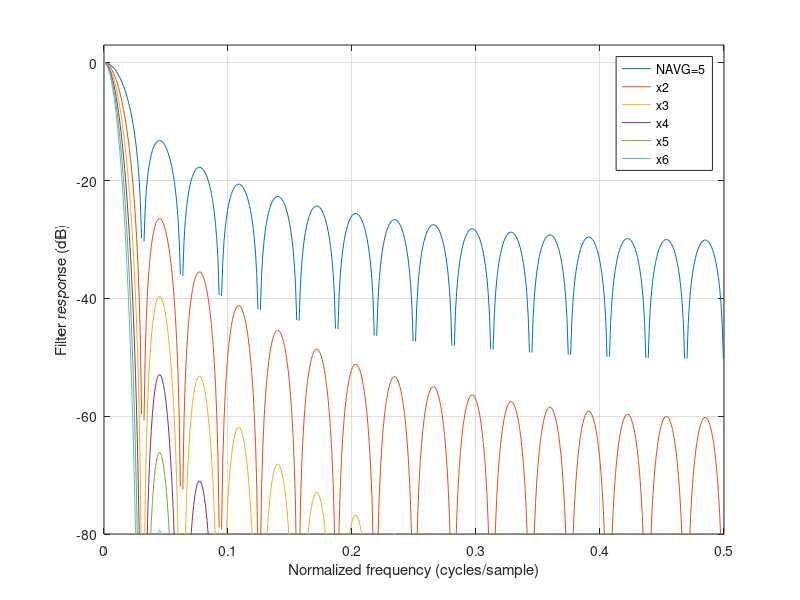

This chart was generated by the following MATLAB code: (Note: this script raises an error after producing the figure.)
%%%%%%%%%%%%%%%%%%%%%%%%%%%%%%%%%%%%%%%%%%%%%%%%%%%%%%%%%%%%%%%%%%%%%%%%%%%%%%%%
%%
%% Filename: 	boxcar.m
%%
%% Project:	DSP Filtering Example Project
%%
%% Purpose:	
%%
%% Creator:	Dan Gisselquist, Ph.D.
%%		Gisselquist Technology, LLC
%%
%%%%%%%%%%%%%%%%%%%%%%%%%%%%%%%%%%%%%%%%%%%%%%%%%%%%%%%%%%%%%%%%%%%%%%%%%%%%%%%%
%%
%% Copyright (C) 2017-2019, Gisselquist Technology, LLC
%%
%% This file is part of the DSP filtering set of designs.
%%
%% The DSP filtering designs are free RTL designs: you can redistribute them
%% and/or modify any of them under the terms of the GNU Lesser General Public
%% License as published by the Free Software Foundation, either version 3 of
%% the License, or (at your option) any later version.
%%
%% The DSP filtering designs are distributed in the hope that they will be
%% useful, but WITHOUT ANY WARRANTY; without even the implied warranty of
%% MERCHANTIBILITY or FITNESS FOR A PARTICULAR PURPOSE.  See the GNU Lesser
%% General Public License for more details.
%%
%% You should have received a copy of the GNU Lesser General Public License
%% along with these designs.  (It's in the $(ROOT)/doc directory.  Run make
%% with no target there if the PDF file isn't present.)  If not, see
%% <http://www.gnu.org/licenses/> for a copy.
%%
%% License:	LGPL, v3, as defined and found on www.gnu.org,
%%		http://www.gnu.org/licenses/lgpl.html
%%
%%
%%%%%%%%%%%%%%%%%%%%%%%%%%%%%%%%%%%%%%%%%%%%%%%%%%%%%%%%%%%%%%%%%%%%%%%%%%%%%%%%
%%
%%
FTSZ=1024;
NAVG=32;
h = ones(1,NAVG);
h2 = conv(h,h);
h3 = conv(h2,h);
h4 = conv(h3,h);
h5 = conv(h4,h);
h6 = conv(h5,h);

fq = (0:(FTSZ-1))/(FTSZ-1);
H  = fft([h,  zeros(1,FTSZ-length(h ))]); H  = H  ./ max(abs(H));
H2 = fft([h2, zeros(1,FTSZ-length(h2))]); H2 = H2 ./ max(abs(H2));
H3 = fft([h3, zeros(1,FTSZ-length(h3))]); H3 = H3 ./ max(abs(H3));
H4 = fft([h4, zeros(1,FTSZ-length(h4))]); H4 = H4 ./ max(abs(H4));
H5 = fft([h5, zeros(1,FTSZ-length(h5))]); H5 = H5 ./ max(abs(H5));
H6 = fft([h6, zeros(1,FTSZ-length(h6))]); H6 = H6 ./ max(abs(H6));

figure(1);

plot(fq,20*log(abs(H))/log(10), ';NAVG=5;', ...
	fq, 20*log(abs(H2))/log(10), ';x2;', ...
	fq, 20*log(abs(H3))/log(10), ';x3;', ...
	fq, 20*log(abs(H4))/log(10), ';x4;',  ...
	fq, 20*log(abs(H5))/log(10), ';x5;', ...
	fq, 20*log(abs(H6))/log(10), ';x6;');

ylabel('Filter response (dB)');
xlabel('Normalized frequency (cycles/sample)');
axis([ 0 0.5 -80 3]);
grid on;

%
% Read and plot the "measured" (via simulation) filter response
%
% This depends upon the boxcar filter being the last filter tested, since the
% shared testbench function is what writes the output out.
%
figure(2);
fid = fopen('filter_tb.dbl','r');
cpx = fread(fid, [2 inf], 'double');
fclose(fid);

cpx = cpx(1,:)+j*cpx(2,:);
DN = length(cpx);
dfq = (0:(DN-1))./(DN-1);
dh = ones(1,32);
dH  = fft([dh,  zeros(1,2*DN-length(dh ))]); dH  = dH  ./ max(abs(dH));
plot(dfq/2, 20*log(abs(cpx)/max(abs(cpx)))/log(10), ';Measured;',
	dfq(1:7:DN)/2, 20*log(abs(dH(1:7:DN)))/log(10), '+;Predicted;');

xlabel('Normalized Frequency (cycles/sample)');
ylabel('Filter response (dB)');
grid on;

figure(3);
plot(dfq/2, real(cpx),';Real;', dfq/2, imag(cpx), ';Imag;'); grid on;
